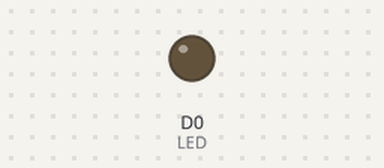
Recording of a sketch running on a simulated ESP8266 (NodeMCU). On the bench: output pins drawn as LEDs (lit = HIGH).

Above: at 0.05 s.
At 1.2 s:
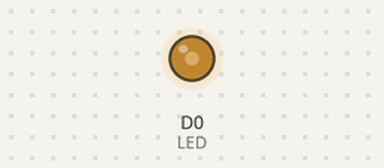
At 2.35 s:
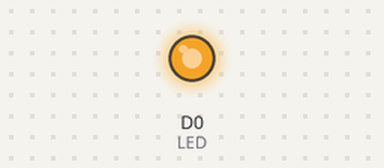
At 4.65 s:
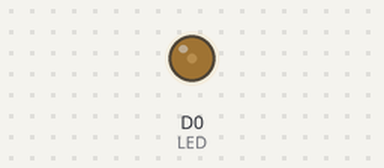
Timing chart, 0 to 6.6 s (numbered marks = the images above):
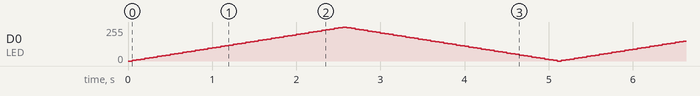

The sketch:

4.AnalogWrite.ino
```cpp
#define LED D0
void setup() {
pinMode(LED,OUTPUT);
}

void loop() {
for(int i=0;i<255;i=i+5)
{
  analogWrite(LED,i);
  delay(50);
}
for(int j=255;j>0;j=j-5)
{
  analogWrite(LED,j);
  delay(50);
}

}
```
